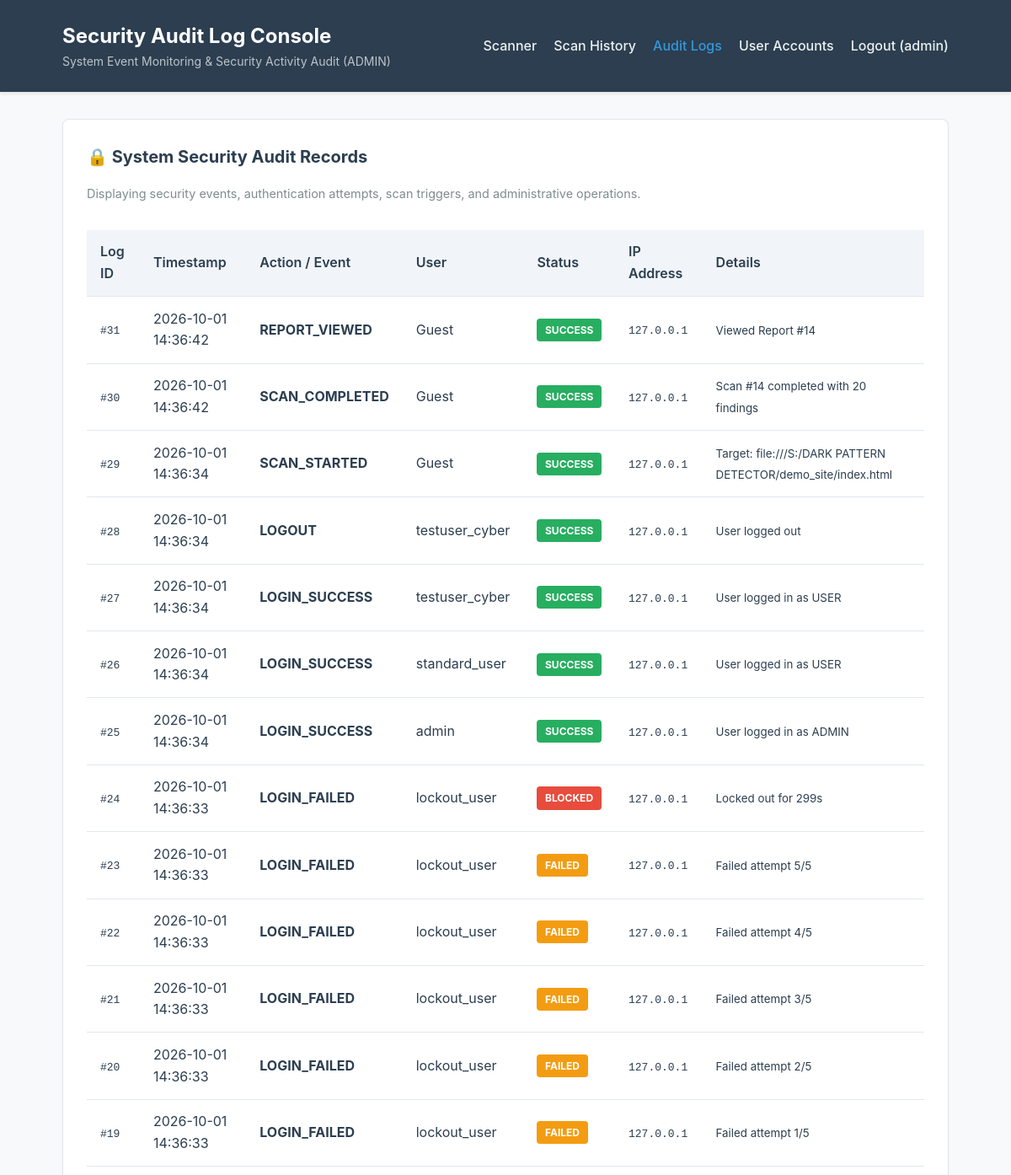
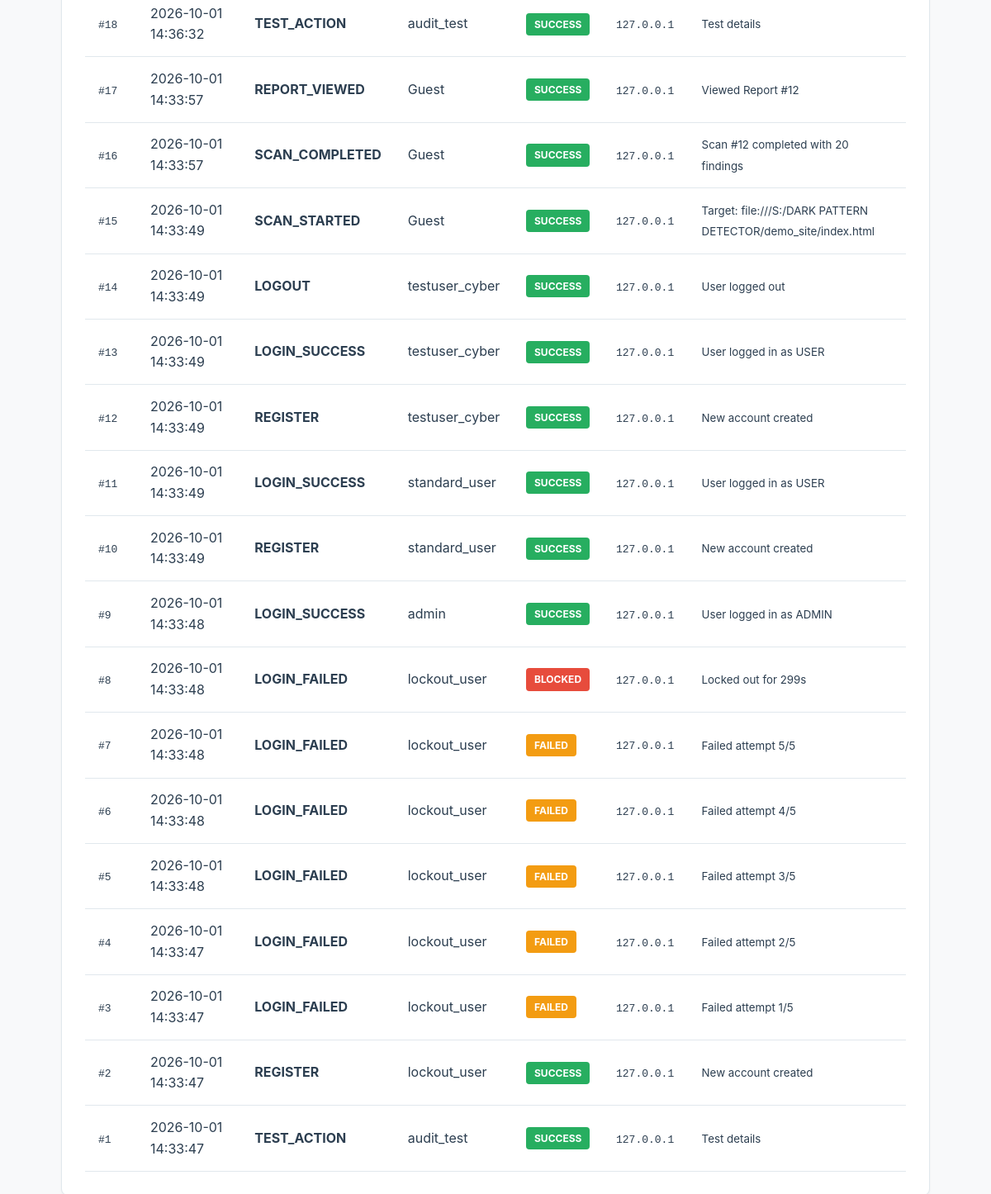
Screenshot of /admin/audit-logs (signed in) with the database file from the repository (2 pictures, top to bottom).
### tables this page shows
CREATE TABLE audit_logs (
                id INTEGER PRIMARY KEY AUTOINCREMENT,
                user_id INTEGER,
                username TEXT,
                action TEXT NOT NULL,
                status TEXT DEFAULT 'SUCCESS',
                ip_address TEXT,
                details TEXT,
                timestamp TEXT NOT NULL
            );

### app.py (the view)
@app.route("/admin/audit-logs")
@admin_required
def admin_audit_logs():
    logs = db_manager.get_audit_logs(limit=100)
    return render_template("audit_logs.html", audit_logs=logs)

### app.py (called while the page is built)
def admin_required(f):
    @wraps(f)
    def decorated_function(*args, **kwargs):
        if "user_id" not in session:
            flash("Please log in as Administrator.", "info")
            return redirect(url_for("login"))
        if session.get("role") != "ADMIN":
            flash("Access Denied: Administrator privileges required.", "error")
            return redirect(url_for("index")), 403
        return f(*args, **kwargs)
    return decorated_function

### database/db.py (called while the page is built, shortened)
    def _get_sqlite_connection(self):
        os.makedirs(os.path.dirname(self.sqlite_db_path), exist_ok=True)
        conn = sqlite3.connect(self.sqlite_db_path)
        conn.row_factory = sqlite3.Row
        return conn

    def get_audit_logs(self, limit=100):
        conn = self._get_sqlite_connection()
        cursor = conn.cursor()
        cursor.execute("SELECT * FROM audit_logs ORDER BY id DESC LIMIT ?", (limit,))
        logs = [dict(r) for r in cursor.fetchall()]
        conn.close()
        return logs

### templates/audit_logs.html (shortened to what this page needs)
<!DOCTYPE html>
<html lang="en">
<head>
    <link rel="stylesheet" href="{{ url_for('static', filename='css/style.css') }}">
</head>
<body>
    <header class="header">
        <div class="header-container">
            <div class="header-title">
                <h1>Security Audit Log Console</h1>
                <p>System Event Monitoring & Security Activity Audit (ADMIN)</p>
            </div>
            <nav class="nav-links">
                <a href="{{ url_for('index') }}">Scanner</a>
                <a href="{{ url_for('history') }}">Scan History</a>
                <a href="{{ url_for('admin_audit_logs') }}" class="active">Audit Logs</a>
                <a href="{{ url_for('admin_users') }}">User Accounts</a>
                <a href="{{ url_for('logout') }}">Logout ({{ session.get('username') }})</a>
            </nav>
        </div>
    </header>
    <main class="container">
        <section class="card">
            <h3 class="card-title">🔒 System Security Audit Records</h3>
            <p style="font-size: 0.9rem; color: var(--text-muted); margin-bottom: 1rem;">
                Displaying security events, authentication attempts, scan triggers, and administrative operations.
            </p>
            {% if audit_logs %}
            <div class="table-responsive">
                <table class="data-table">
                    <thead>
                        <tr>
                            <th>Log ID</th>
                            <th>Timestamp</th>
                            <th>Action / Event</th>
                            <th>User</th>
                            <th>Status</th>
                            <th>IP Address</th>
                            <th>Details</th>
                        </tr>
                    </thead>
                    <tbody>
                        {% for log in audit_logs %}
                        <tr>
                            <td><code>#{{ log.id }}</code></td>
                            <td>{{ log.timestamp }}</td>
                            <td><strong>{{ log.action }}</strong></td>
                            <td>{{ log.username or 'Anonymous' }}</td>
                            <td>
                                <span class="badge {% if log.status == 'SUCCESS' %}badge-ml{% elif log.status == 'BLOCKED' %}badge-high{% else %}badge-medium{% endif %}">
                                    {{ log.status }}
                                </span>
                            </td>
                            <td><code>{{ log.ip_address }}</code></td>
                            <td><small>{{ log.details or '-' }}</small></td>
                        </tr>
                        {% endfor %}
                    </tbody>
                </table>
            </div>
            {% else %}
            <div class="alert alert-info">No audit events recorded yet.</div>
            {% endif %}
        </section>
    </main>
</body>
</html>

### static/css/style.css (style rules this page uses)
:root { --primary-color: #2c3e50; --secondary-color: #3498db; --accent-color: #e74c3c; --bg-color: #f8f9fa; --card-bg: #ffffff; --text-color: #2c3e50; --text-muted: #7f8c8d; --border-color: #e1e8ed; --severity-high: #e74c3c; --severity-medium: #f39c12; --severity-low: #3498db; --source-rule: #8e44ad; --source-ml: #27ae60; --source-hybrid: #d35400; }
* { box-sizing: border-box; margin: 0; padding: 0; }
body { font-family: -apple-system, BlinkMacSystemFont, "Segoe UI", Roboto, Helvetica, Arial, sans-serif; background-color: var(--bg-color); color: var(--text-color); line-height: 1.6; }
.header { background-color: var(--primary-color); color: #ffffff; padding: 1.5rem 0; box-shadow: 0 2px 4px rgba(0,0,0,0.1); }
.header-container { max-width: 1100px; margin: 0 auto; padding: 0 1.5rem; display: flex; justify-content: space-between; align-items: center; }
.header-title h1 { font-size: 1.5rem; font-weight: 700; }
.header-title p { font-size: 0.875rem; color: #bdc3c7; }
.nav-links { display: flex; gap: 1.25rem; }
.nav-links a { color: #ecf0f1; text-decoration: none; font-weight: 500; transition: color 0.2s; }
.nav-links a:hover, .nav-links a.active { color: var(--secondary-color); }
.container { max-width: 1100px; margin: 2rem auto; padding: 0 1.5rem; }
.card { background: var(--card-bg); border: 1px solid var(--border-color); border-radius: 8px; padding: 1.75rem; margin-bottom: 1.5rem; box-shadow: 0 1px 3px rgba(0,0,0,0.05); }
.card-title { font-size: 1.25rem; margin-bottom: 1rem; color: var(--primary-color); }
.badge { display: inline-block; padding: 0.25rem 0.6rem; border-radius: 4px; font-size: 0.75rem; font-weight: 700; text-transform: uppercase; color: #ffffff; }
.badge-high { background-color: var(--severity-high); }
.badge-medium { background-color: var(--severity-medium); }
.badge-ml { background-color: var(--source-ml); }
.table-responsive { overflow-x: auto; }
.data-table { width: 100%; border-collapse: collapse; margin-top: 1rem; }
.data-table th, .data-table td { padding: 0.85rem 1rem; text-align: left; border-bottom: 1px solid var(--border-color); }
.data-table th { background-color: #f1f5f9; font-weight: 600; color: var(--primary-color); }

### rows the page displays
audit_logs: id "31", timestamp "2026-10-01 14:36:42", action "REPORT_VIEWED", username "Guest", status "SUCCESS", ip_address "127.0.0.1", details "Viewed Report #14"
audit_logs: id "30", timestamp "2026-10-01 14:36:42", action "SCAN_COMPLETED", username "Guest", status "SUCCESS", ip_address "127.0.0.1", details "Scan #14 completed with 20 findings"
audit_logs: id "29", timestamp "2026-10-01 14:36:34", action "SCAN_STARTED", username "Guest", status "SUCCESS", ip_address "127.0.0.1", details "Target: file:///S:/DARK PATTERN DETECTOR/demo_site/index.html"
audit_logs: id "28", timestamp "2026-10-01 14:36:34", action "LOGOUT", username "testuser_cyber", status "SUCCESS", ip_address "127.0.0.1", details "User logged out"
audit_logs: id "27", timestamp "2026-10-01 14:36:34", action "LOGIN_SUCCESS", username "testuser_cyber", status "SUCCESS", ip_address "127.0.0.1", details "User logged in as USER"
audit_logs: id "26", timestamp "2026-10-01 14:36:34", action "LOGIN_SUCCESS", username "standard_user", status "SUCCESS", ip_address "127.0.0.1", details "User logged in as USER"
audit_logs: id "25", timestamp "2026-10-01 14:36:34", action "LOGIN_SUCCESS", username "admin", status "SUCCESS", ip_address "127.0.0.1", details "User logged in as ADMIN"
audit_logs: id "24", timestamp "2026-10-01 14:36:33", action "LOGIN_FAILED", username "lockout_user", status "BLOCKED", ip_address "127.0.0.1", details "Locked out for 299s"
audit_logs: id "23", timestamp "2026-10-01 14:36:33", action "LOGIN_FAILED", username "lockout_user", status "FAILED", ip_address "127.0.0.1", details "Failed attempt 5/5"
audit_logs: id "22", timestamp "2026-10-01 14:36:33", action "LOGIN_FAILED", username "lockout_user", status "FAILED", ip_address "127.0.0.1", details "Failed attempt 4/5"
audit_logs: id "21", timestamp "2026-10-01 14:36:33", action "LOGIN_FAILED", username "lockout_user", status "FAILED", ip_address "127.0.0.1", details "Failed attempt 3/5"
audit_logs: id "20", timestamp "2026-10-01 14:36:33", action "LOGIN_FAILED", username "lockout_user", status "FAILED", ip_address "127.0.0.1", details "Failed attempt 2/5"
audit_logs: id "19", timestamp "2026-10-01 14:36:33", action "LOGIN_FAILED", username "lockout_user", status "FAILED", ip_address "127.0.0.1", details "Failed attempt 1/5"
audit_logs: id "18", timestamp "2026-10-01 14:36:32", action "TEST_ACTION", username "audit_test", status "SUCCESS", ip_address "127.0.0.1", details "Test details"
audit_logs: id "17", timestamp "2026-10-01 14:33:57", action "REPORT_VIEWED", username "Guest", status "SUCCESS", ip_address "127.0.0.1", details "Viewed Report #12"
audit_logs: id "16", timestamp "2026-10-01 14:33:57", action "SCAN_COMPLETED", username "Guest", status "SUCCESS", ip_address "127.0.0.1", details "Scan #12 completed with 20 findings"
audit_logs: id "15", timestamp "2026-10-01 14:33:49", action "SCAN_STARTED", username "Guest", status "SUCCESS", ip_address "127.0.0.1", details "Target: file:///S:/DARK PATTERN DETECTOR/demo_site/index.html"
audit_logs: id "14", timestamp "2026-10-01 14:33:49", action "LOGOUT", username "testuser_cyber", status "SUCCESS", ip_address "127.0.0.1", details "User logged out"
audit_logs: id "13", timestamp "2026-10-01 14:33:49", action "LOGIN_SUCCESS", username "testuser_cyber", status "SUCCESS", ip_address "127.0.0.1", details "User logged in as USER"
audit_logs: id "12", timestamp "2026-10-01 14:33:49", action "REGISTER", username "testuser_cyber", status "SUCCESS", ip_address "127.0.0.1", details "New account created"
audit_logs: id "11", timestamp "2026-10-01 14:33:49", action "LOGIN_SUCCESS", username "standard_user", status "SUCCESS", ip_address "127.0.0.1", details "User logged in as USER"
audit_logs: id "10", timestamp "2026-10-01 14:33:49", action "REGISTER", username "standard_user", status "SUCCESS", ip_address "127.0.0.1", details "New account created"
audit_logs: id "9", timestamp "2026-10-01 14:33:48", action "LOGIN_SUCCESS", username "admin", status "SUCCESS", ip_address "127.0.0.1", details "User logged in as ADMIN"
audit_logs: id "8", timestamp "2026-10-01 14:33:48", action "LOGIN_FAILED", username "lockout_user", status "BLOCKED", ip_address "127.0.0.1", details "Locked out for 299s"
audit_logs: id "7", timestamp "2026-10-01 14:33:48", action "LOGIN_FAILED", username "lockout_user", status "FAILED", ip_address "127.0.0.1", details "Failed attempt 5/5"
audit_logs: id "6", timestamp "2026-10-01 14:33:48", action "LOGIN_FAILED", username "lockout_user", status "FAILED", ip_address "127.0.0.1", details "Failed attempt 4/5"
audit_logs: id "5", timestamp "2026-10-01 14:33:48", action "LOGIN_FAILED", username "lockout_user", status "FAILED", ip_address "127.0.0.1", details "Failed attempt 3/5"
audit_logs: id "4", timestamp "2026-10-01 14:33:47", action "LOGIN_FAILED", username "lockout_user", status "FAILED", ip_address "127.0.0.1", details "Failed attempt 2/5"
audit_logs: id "3", timestamp "2026-10-01 14:33:47", action "LOGIN_FAILED", username "lockout_user", status "FAILED", ip_address "127.0.0.1", details "Failed attempt 1/5"
audit_logs: id "2", timestamp "2026-10-01 14:33:47", action "REGISTER", username "lockout_user", status "SUCCESS", ip_address "127.0.0.1", details "New account created"
audit_logs: id "1", timestamp "2026-10-01 14:33:47", action "TEST_ACTION", username "audit_test", status "SUCCESS", ip_address "127.0.0.1", details "Test details"

### other values shown
{{ session.get('username') }} "admin"
